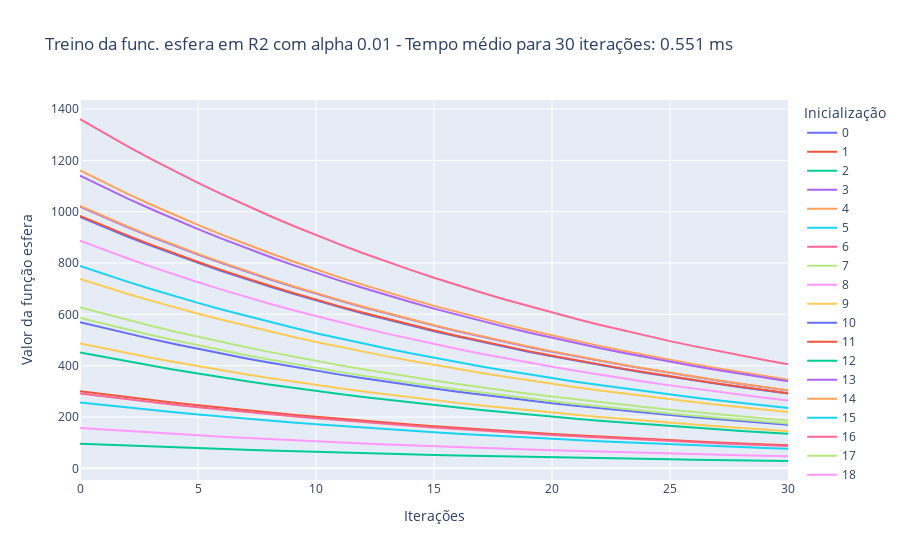

Write notebook code for a chart like this one.
### Markdown cell above
Caso 1.2: $\alpha$ = 0.01, treinamento por 30 iterações

### Code cell
treina_gradiente(1e-2, 2, 'esfera', 30)

### Figure 1 — Plotly figure (JSON) as saved in the notebook; plotly's stock layout.template omitted (floating-point values rounded to 4 significant figures)
{"data": [{"hovertemplate": "variable=0<br>index=%{x}<br>value=%{y}<extra></extra>", "legendgroup": "0", "line": {"color": "#636efa", "dash": "solid"}, "marker": {"symbol": "circle"}, "mode": "lines", "name": "0", "orientation": "v", "showlegend": true, "type": "scatter", "x": [0, 1, 2, 3, 4, 5, 6, 7, 8, 9, 10, 11, 12, 13, 14, 15, 16, 17, 18, 19, 20, 21, 22, 23, 24, 25, 26, 27, 28, 29, 30], "xaxis": "x", "y": [979.5, 940.7, 903.5, 867.7, 833.3, 800.3, 768.6, 738.2, 709.0, 680.9, 653.9, 628.0, 603.2, 579.3, 556.3, 534.3, 513.1, 492.8, 473.3, 454.6, 436.6, 419.3, 402.7, 386.7, 371.4, 356.7, 342.6, 329.0, 316.0, 303.5, 291.5], "yaxis": "y"}, {"hovertemplate": "variable=1<br>index=%{x}<br>value=%{y}<extra></extra>", "legendgroup": "1", "line": {"color": "#EF553B", "dash": "solid"}, "marker": {"symbol": "circle"}, "mode": "lines", "name": "1", "orientation": "v", "showlegend": true, "type": "scatter", "x": [0, 1, 2, 3, 4, 5, 6, 7, 8, 9, 10, 11, 12, 13, 14, 15, 16, 17, 18, 19, 20, 21, 22, 23, 24, 25, 26, 27, 28, 29, 30], "xaxis": "x", "y": [300.7, 288.8, 277.4, 266.4, 255.8, 245.7, 236.0, 226.6, 217.7, 209.0, 200.8, 192.8, 185.2, 177.8, 170.8, 164.0, 157.5, 151.3, 145.3, 139.6, 134.0, 128.7, 123.6, 118.7, 114.0, 109.5, 105.2, 101.0, 97.01, 93.17, 89.48], "yaxis": "y"}, {"hovertemplate": "variable=2<br>index=%{x}<br>value=%{y}<extra></extra>", "legendgroup": "2", "line": {"color": "#00cc96", "dash": "solid"}, "marker": {"symbol": "circle"}, "mode": "lines", "name": "2", "orientation": "v", "showlegend": true, "type": "scatter", "x": [0, 1, 2, 3, 4, 5, 6, 7, 8, 9, 10, 11, 12, 13, 14, 15, 16, 17, 18, 19, 20, 21, 22, 23, 24, 25, 26, 27, 28, 29, 30], "xaxis": "x", "y": [95.69, 91.9, 88.26, 84.77, 81.41, 78.18, 75.09, 72.12, 69.26, 66.52, 63.88, 61.35, 58.92, 56.59, 54.35, 52.2, 50.13, 48.14, 46.24, 44.41, 42.65, 40.96, 39.34, 37.78, 36.28, 34.85, 33.47, 32.14, 30.87, 29.65, 28.47], "yaxis": "y"}, {"hovertemplate": "variable=3<br>index=%{x}<br>value=%{y}<extra></extra>", "legendgroup": "3", "line": {"color": "#ab63fa", "dash": "solid"}, "marker": {"symbol": "circle"}, "mode": "lines", "name": "3", "orientation": "v", "showlegend": true, "type": "scatter", "x": [0, 1, 2, 3, 4, 5, 6, 7, 8, 9, 10, 11, 12, 13, 14, 15, 16, 17, 18, 19, 20, 21, 22, 23, 24, 25, 26, 27, 28, 29, 30], "xaxis": "x", "y": [1019.0, 979.0, 940.2, 903.0, 867.3, 832.9, 799.9, 768.2, 737.8, 708.6, 680.5, 653.6, 627.7, 602.9, 579.0, 556.1, 534.0, 512.9, 492.6, 473.1, 454.3, 436.3, 419.1, 402.5, 386.5, 371.2, 356.5, 342.4, 328.8, 315.8, 303.3], "yaxis": "y"}, {"hovertemplate": "variable=4<br>index=%{x}<br>value=%{y}<extra></extra>", "legendgroup": "4", "line": {"color": "#FFA15A", "dash": "solid"}, "marker": {"symbol": "circle"}, "mode": "lines", "name": "4", "orientation": "v", "showlegend": true, "type": "scatter", "x": [0, 1, 2, 3, 4, 5, 6, 7, 8, 9, 10, 11, 12, 13, 14, 15, 16, 17, 18, 19, 20, 21, 22, 23, 24, 25, 26, 27, 28, 29, 30], "xaxis": "x", "y": [1161.0, 1115.0, 1070.0, 1028.0, 987.4, 948.3, 910.7, 874.7, 840.0, 806.8, 774.8, 744.1, 714.7, 686.4, 659.2, 633.1, 608.0, 583.9, 560.8, 538.6, 517.3, 496.8, 477.1, 458.2, 440.1, 422.6, 405.9, 389.8, 374.4, 359.6, 345.3], "yaxis": "y"}, {"hovertemplate": "variable=5<br>index=%{x}<br>value=%{y}<extra></extra>", "legendgroup": "5", "line": {"color": "#19d3f3", "dash": "solid"}, "marker": {"symbol": "circle"}, "mode": "lines", "name": "5", "orientation": "v", "showlegend": true, "type": "scatter", "x": [0, 1, 2, 3, 4, 5, 6, 7, 8, 9, 10, 11, 12, 13, 14, 15, 16, 17, 18, 19, 20, 21, 22, 23, 24, 25, 26, 27, 28, 29, 30], "xaxis": "x", "y": [788.8, 757.6, 727.6, 698.7, 671.1, 644.5, 619.0, 594.5, 570.9, 548.3, 526.6, 505.7, 485.7, 466.5, 448.0, 430.3, 413.2, 396.9, 381.2, 366.1, 351.6, 337.6, 324.3, 311.4, 299.1, 287.3, 275.9, 265.0, 254.5, 244.4, 234.7], "yaxis": "y"}, {"hovertemplate": "variable=6<br>index=%{x}<br>value=%{y}<extra></extra>", "legendgroup": "6", "line": {"color": "#FF6692", "dash": "solid"}, "marker": {"symbol": "circle"}, "mode": "lines", "name": "6", "orientation": "v", "showlegend": true, "type": "scatter", "x": [0, 1, 2, 3, 4, 5, 6, 7, 8, 9, 10, 11, 12, 13, 14, 15, 16, 17, 18, 19, 20, 21, 22, 23, 24, 25, 26, 27, 28, 29, 30], "xaxis": "x", "y": [291.6, 280.0, 269.0, 258.3, 248.1, 238.3, 228.8, 219.8, 211.1, 202.7, 194.7, 187.0, 179.6, 172.4, 165.6, 159.1, 152.8, 146.7, 140.9, 135.3, 130.0, 124.8, 119.9, 115.1, 110.6, 106.2, 102.0, 97.94, 94.07, 90.34, 86.76], "yaxis": "y"}, {"hovertemplate": "variable=7<br>index=%{x}<br>value=%{y}<extra></extra>", "legendgroup": "7", "line": {"color": "#B6E880", "dash": "solid"}, "marker": {"symbol": "circle"}, "mode": "lines", "name": "7", "orientation": "v", "showlegend": true, "type": "scatter", "x": [0, 1, 2, 3, 4, 5, 6, 7, 8, 9, 10, 11, 12, 13, 14, 15, 16, 17, 18, 19, 20, 21, 22, 23, 24, 25, 26, 27, 28, 29, 30], "xaxis": "x", "y": [626.9, 602.0, 578.2, 555.3, 533.3, 512.2, 491.9, 472.4, 453.7, 435.7, 418.5, 401.9, 386.0, 370.7, 356.0, 341.9, 328.4, 315.4, 302.9, 290.9, 279.4, 268.3, 257.7, 247.5, 237.7, 228.3, 219.2, 210.6, 202.2, 194.2, 186.5], "yaxis": "y"}, {"hovertemplate": "variable=8<br>index=%{x}<br>value=%{y}<extra></extra>", "legendgroup": "8", "line": {"color": "#FF97FF", "dash": "solid"}, "marker": {"symbol": "circle"}, "mode": "lines", "name": "8", "orientation": "v", "showlegend": true, "type": "scatter", "x": [0, 1, 2, 3, 4, 5, 6, 7, 8, 9, 10, 11, 12, 13, 14, 15, 16, 17, 18, 19, 20, 21, 22, 23, 24, 25, 26, 27, 28, 29, 30], "xaxis": "x", "y": [887.4, 852.2, 818.5, 786.1, 754.9, 725.0, 696.3, 668.8, 642.3, 616.8, 592.4, 569.0, 546.4, 524.8, 504.0, 484.0, 464.9, 446.5, 428.8, 411.8, 395.5, 379.8, 364.8, 350.4, 336.5, 323.2, 310.4, 298.1, 286.3, 274.9, 264.0], "yaxis": "y"}, {"hovertemplate": "variable=9<br>index=%{x}<br>value=%{y}<extra></extra>", "legendgroup": "9", "line": {"color": "#FECB52", "dash": "solid"}, "marker": {"symbol": "circle"}, "mode": "lines", "name": "9", "orientation": "v", "showlegend": true, "type": "scatter", "x": [0, 1, 2, 3, 4, 5, 6, 7, 8, 9, 10, 11, 12, 13, 14, 15, 16, 17, 18, 19, 20, 21, 22, 23, 24, 25, 26, 27, 28, 29, 30], "xaxis": "x", "y": [486.7, 467.4, 448.9, 431.2, 414.1, 397.7, 381.9, 366.8, 352.3, 338.3, 324.9, 312.1, 299.7, 287.8, 276.4, 265.5, 255.0, 244.9, 235.2, 225.9, 216.9, 208.3, 200.1, 192.2, 184.6, 177.2, 170.2, 163.5, 157.0, 150.8, 144.8], "yaxis": "y"}, {"hovertemplate": "variable=10<br>index=%{x}<br>value=%{y}<extra></extra>", "legendgroup": "10", "line": {"color": "#636efa", "dash": "solid"}, "marker": {"symbol": "circle"}, "mode": "lines", "name": "10", "orientation": "v", "showlegend": true, "type": "scatter", "x": [0, 1, 2, 3, 4, 5, 6, 7, 8, 9, 10, 11, 12, 13, 14, 15, 16, 17, 18, 19, 20, 21, 22, 23, 24, 25, 26, 27, 28, 29, 30], "xaxis": "x", "y": [569.4, 546.8, 525.2, 504.4, 484.4, 465.2, 446.8, 429.1, 412.1, 395.8, 380.1, 365.1, 350.6, 336.7, 323.4, 310.6, 298.3, 286.5, 275.1, 264.2, 253.8, 243.7, 234.1, 224.8, 215.9, 207.3, 199.1, 191.3, 183.7, 176.4, 169.4], "yaxis": "y"}, {"hovertemplate": "variable=11<br>index=%{x}<br>value=%{y}<extra></extra>", "legendgroup": "11", "line": {"color": "#EF553B", "dash": "solid"}, "marker": {"symbol": "circle"}, "mode": "lines", "name": "11", "orientation": "v", "showlegend": true, "type": "scatter", "x": [0, 1, 2, 3, 4, 5, 6, 7, 8, 9, 10, 11, 12, 13, 14, 15, 16, 17, 18, 19, 20, 21, 22, 23, 24, 25, 26, 27, 28, 29, 30], "xaxis": "x", "y": [983.9, 944.9, 907.5, 871.6, 837.1, 803.9, 772.1, 741.5, 712.1, 683.9, 656.9, 630.8, 605.9, 581.9, 558.8, 536.7, 515.4, 495.0, 475.4, 456.6, 438.5, 421.2, 404.5, 388.5, 373.1, 358.3, 344.1, 330.5, 317.4, 304.8, 292.8], "yaxis": "y"}, {"hovertemplate": "variable=12<br>index=%{x}<br>value=%{y}<extra></extra>", "legendgroup": "12", "line": {"color": "#00cc96", "dash": "solid"}, "marker": {"symbol": "circle"}, "mode": "lines", "name": "12", "orientation": "v", "showlegend": true, "type": "scatter", "x": [0, 1, 2, 3, 4, 5, 6, 7, 8, 9, 10, 11, 12, 13, 14, 15, 16, 17, 18, 19, 20, 21, 22, 23, 24, 25, 26, 27, 28, 29, 30], "xaxis": "x", "y": [451.8, 433.9, 416.7, 400.2, 384.4, 369.1, 354.5, 340.5, 327.0, 314.0, 301.6, 289.7, 278.2, 267.2, 256.6, 246.4, 236.7, 227.3, 218.3, 209.7, 201.4, 193.4, 185.7, 178.4, 171.3, 164.5, 158.0, 151.8, 145.7, 140.0, 134.4], "yaxis": "y"}, {"hovertemplate": "variable=13<br>index=%{x}<br>value=%{y}<extra></extra>", "legendgroup": "13", "line": {"color": "#ab63fa", "dash": "solid"}, "marker": {"symbol": "circle"}, "mode": "lines", "name": "13", "orientation": "v", "showlegend": true, "type": "scatter", "x": [0, 1, 2, 3, 4, 5, 6, 7, 8, 9, 10, 11, 12, 13, 14, 15, 16, 17, 18, 19, 20, 21, 22, 23, 24, 25, 26, 27, 28, 29, 30], "xaxis": "x", "y": [1141.0, 1095.0, 1052.0, 1010.0, 970.3, 931.9, 895.0, 859.6, 825.5, 792.8, 761.4, 731.3, 702.3, 674.5, 647.8, 622.1, 597.5, 573.8, 551.1, 529.3, 508.3, 488.2, 468.9, 450.3, 432.5, 415.4, 398.9, 383.1, 367.9, 353.4, 339.4], "yaxis": "y"}, {"hovertemplate": "variable=14<br>index=%{x}<br>value=%{y}<extra></extra>", "legendgroup": "14", "line": {"color": "#FFA15A", "dash": "solid"}, "marker": {"symbol": "circle"}, "mode": "lines", "name": "14", "orientation": "v", "showlegend": true, "type": "scatter", "x": [0, 1, 2, 3, 4, 5, 6, 7, 8, 9, 10, 11, 12, 13, 14, 15, 16, 17, 18, 19, 20, 21, 22, 23, 24, 25, 26, 27, 28, 29, 30], "xaxis": "x", "y": [1022.0, 981.9, 943.0, 905.6, 869.8, 835.3, 802.2, 770.5, 740.0, 710.7, 682.5, 655.5, 629.5, 604.6, 580.7, 557.7, 535.6, 514.4, 494.0, 474.4, 455.7, 437.6, 420.3, 403.6, 387.7, 372.3, 357.6, 343.4, 329.8, 316.7, 304.2], "yaxis": "y"}, {"hovertemplate": "variable=15<br>index=%{x}<br>value=%{y}<extra></extra>", "legendgroup": "15", "line": {"color": "#19d3f3", "dash": "solid"}, "marker": {"symbol": "circle"}, "mode": "lines", "name": "15", "orientation": "v", "showlegend": true, "type": "scatter", "x": [0, 1, 2, 3, 4, 5, 6, 7, 8, 9, 10, 11, 12, 13, 14, 15, 16, 17, 18, 19, 20, 21, 22, 23, 24, 25, 26, 27, 28, 29, 30], "xaxis": "x", "y": [256.9, 246.8, 237.0, 227.6, 218.6, 209.9, 201.6, 193.6, 186.0, 178.6, 171.5, 164.7, 158.2, 151.9, 145.9, 140.1, 134.6, 129.3, 124.2, 119.2, 114.5, 110.0, 105.6, 101.4, 97.42, 93.57, 89.86, 86.3, 82.88, 79.6, 76.45], "yaxis": "y"}, {"hovertemplate": "variable=16<br>index=%{x}<br>value=%{y}<extra></extra>", "legendgroup": "16", "line": {"color": "#FF6692", "dash": "solid"}, "marker": {"symbol": "circle"}, "mode": "lines", "name": "16", "orientation": "v", "showlegend": true, "type": "scatter", "x": [0, 1, 2, 3, 4, 5, 6, 7, 8, 9, 10, 11, 12, 13, 14, 15, 16, 17, 18, 19, 20, 21, 22, 23, 24, 25, 26, 27, 28, 29, 30], "xaxis": "x", "y": [1361.0, 1307.0, 1255.0, 1206.0, 1158.0, 1112.0, 1068.0, 1026.0, 985.2, 946.2, 908.7, 872.7, 838.2, 805.0, 773.1, 742.5, 713.1, 684.8, 657.7, 631.7, 606.7, 582.6, 559.6, 537.4, 516.1, 495.7, 476.1, 457.2, 439.1, 421.7, 405.0], "yaxis": "y"}, {"hovertemplate": "variable=17<br>index=%{x}<br>value=%{y}<extra></extra>", "legendgroup": "17", "line": {"color": "#B6E880", "dash": "solid"}, "marker": {"symbol": "circle"}, "mode": "lines", "name": "17", "orientation": "v", "showlegend": true, "type": "scatter", "x": [0, 1, 2, 3, 4, 5, 6, 7, 8, 9, 10, 11, 12, 13, 14, 15, 16, 17, 18, 19, 20, 21, 22, 23, 24, 25, 26, 27, 28, 29, 30], "xaxis": "x", "y": [586.2, 563.0, 540.7, 519.3, 498.7, 478.9, 460.0, 441.8, 424.3, 407.5, 391.3, 375.8, 361.0, 346.7, 332.9, 319.7, 307.1, 294.9, 283.2, 272.0, 261.3, 250.9, 241.0, 231.4, 222.3, 213.5, 205.0, 196.9, 189.1, 181.6, 174.4], "yaxis": "y"}, {"hovertemplate": "variable=18<br>index=%{x}<br>value=%{y}<extra></extra>", "legendgroup": "18", "line": {"color": "#FF97FF", "dash": "solid"}, "marker": {"symbol": "circle"}, "mode": "lines", "name": "18", "orientation": "v", "showlegend": true, "type": "scatter", "x": [0, 1, 2, 3, 4, 5, 6, 7, 8, 9, 10, 11, 12, 13, 14, 15, 16, 17, 18, 19, 20, 21, 22, 23, 24, 25, 26, 27, 28, 29, 30], "xaxis": "x", "y": [157.2, 150.9, 145.0, 139.2, 133.7, 128.4, 123.3, 118.4, 113.8, 109.2, 104.9, 100.8, 96.78, 92.94, 89.26, 85.73, 82.33, 79.07, 75.94, 72.94, 70.05, 67.27, 64.61, 62.05, 59.59, 57.23, 54.97, 52.79, 50.7, 48.69, 46.76], "yaxis": "y"}, {"hovertemplate": "variable=19<br>index=%{x}<br>value=%{y}<extra></extra>", "legendgroup": "19", "line": {"color": "#FECB52", "dash": "solid"}, "marker": {"symbol": "circle"}, "mode": "lines", "name": "19", "orientation": "v", "showlegend": true, "type": "scatter", "x": [0, 1, 2, 3, 4, 5, 6, 7, 8, 9, 10, 11, 12, 13, 14, 15, 16, 17, 18, 19, 20, 21, 22, 23, 24, 25, 26, 27, 28, 29, 30], "xaxis": "x", "y": [737.5, 708.3, 680.2, 653.3, 627.4, 602.6, 578.7, 555.8, 533.8, 512.6, 492.3, 472.9, 454.1, 436.1, 418.9, 402.3, 386.4, 371.1, 356.4, 342.2, 328.7, 315.7, 303.2, 291.2, 279.6, 268.6, 257.9, 247.7, 237.9, 228.5, 219.4], "yaxis": "y"}], "layout": {"legend": {"title": {"text": "Inicialização"}, "tracegroupgap": 0}, "title": {"text": "Treino da func. esfera em R2 com alpha 0.01 - Tempo médio para 30 iterações: 0.551 ms"}, "xaxis": {"anchor": "y", "domain": [0, 1], "title": {"text": "Iterações"}}, "yaxis": {"anchor": "x", "domain": [0, 1], "title": {"text": "Valor da função esfera"}}}}
